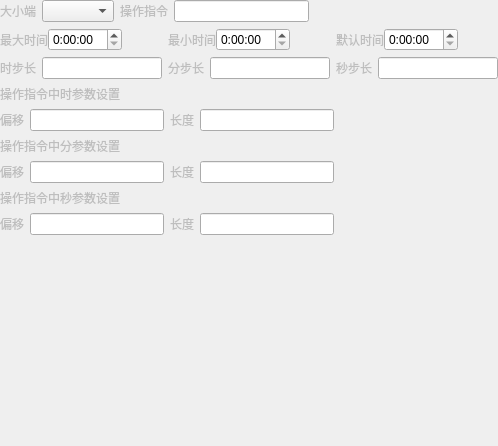
          <widget class="QWidget" name="varTimepage">
           <layout class="QGridLayout" name="gridLayout_4">
            <property name="leftMargin">
             <number>0</number>
            </property>
            <property name="topMargin">
             <number>0</number>
            </property>
            <property name="rightMargin">
             <number>0</number>
            </property>
            <property name="bottomMargin">
             <number>0</number>
            </property>
            <item row="0" column="0">
             <layout class="QHBoxLayout" name="horizontalLayout_140">
              <item>
               <layout class="QHBoxLayout" name="horizontalLayout_110">
                <item>
                 <widget class="QLabel" name="label_134">
                  <property name="enabled">
                   <bool>false</bool>
                  </property>
                  <property name="text">
                   <string>大小端</string>
                  </property>
                 </widget>
                </item>
                <item>
                 <widget class="QComboBox" name="timeEndian"/>
                </item>
               </layout>
              </item>
              <item>
               <layout class="QHBoxLayout" name="horizontalLayout_98">
                <item>
                 <widget class="QLabel" name="label_122">
                  <property name="enabled">
                   <bool>false</bool>
                  </property>
                  <property name="text">
                   <string>操作指令</string>
                  </property>
                 </widget>
                </item>
                <item>
                 <widget class="QLineEdit" name="timeOrder"/>
                </item>
               </layout>
              </item>
              <item>
               <spacer name="horizontalSpacer_40">
                <property name="orientation">
                 <enum>Qt::Horizontal</enum>
                </property>
                <property name="sizeHint" stdset="0">
                 <size>
                  <width>40</width>
                  <height>20</height>
                 </size>
                </property>
               </spacer>
              </item>
             </layout>
            </item>
            <item row="1" column="0">
             <layout class="QHBoxLayout" name="horizontalLayout_127" stretch="0,0,0">
              <property name="spacing">
               <number>6</number>
              </property>
              <item>
               <layout class="QHBoxLayout" name="horizontalLayout_48">
                <property name="spacing">
                 <number>0</number>
                </property>
                <item>
                 <widget class="QLabel" name="label_32">
                  <property name="enabled">
                   <bool>false</bool>
                  </property>
                  <property name="text">
                   <string>最大时间</string>
                  </property>
                 </widget>
                </item>
                <item>
                 <widget class="QTimeEdit" name="timeMaxEdit">
                  <property name="displayFormat">
                   <string>H:mm:ss</string>
                  </property>
                 </widget>
                </item>
                <item>
                 <spacer name="horizontalSpacer_10">
                  <property name="orientation">
                   <enum>Qt::Horizontal</enum>
                  </property>
                  <property name="sizeHint" stdset="0">
                   <size>
                    <width>40</width>
                    <height>20</height>
                   </size>
                  </property>
                 </spacer>
                </item>
               </layout>
              </item>
              <item>
               <layout class="QHBoxLayout" name="horizontalLayout_49">
                <property name="spacing">
                 <number>0</number>
                </property>
                <item>
                 <widget class="QLabel" name="label_33">
                  <property name="enabled">
                   <bool>false</bool>
                  </property>
                  <property name="text">
                   <string>最小时间</string>
                  </property>
                 </widget>
                </item>
                <item>
                 <widget class="QTimeEdit" name="timeMinEdit">
                  <property name="displayFormat">
                   <string>H:mm:ss</string>
                  </property>
                 </widget>
                </item>
                <item>
                 <spacer name="horizontalSpacer_37">
                  <property name="orientation">
                   <enum>Qt::Horizontal</enum>
                  </property>
                  <property name="sizeHint" stdset="0">
                   <size>
                    <width>40</width>
                    <height>20</height>
                   </size>
                  </property>
                 </spacer>
                </item>
               </layout>
              </item>
              <item>
               <layout class="QHBoxLayout" name="horizontalLayout_50">
                <property name="spacing">
                 <number>0</number>
                </property>
                <item>
                 <widget class="QLabel" name="label_34">
                  <property name="enabled">
                   <bool>false</bool>
                  </property>
                  <property name="text">
                   <string>默认时间</string>
                  </property>
                 </widget>
                </item>
                <item>
                 <widget class="QTimeEdit" name="timeEdit">
                  <property name="displayFormat">
                   <string>H:mm:ss</string>
                  </property>
                 </widget>
                </item>
                <item>
                 <spacer name="horizontalSpacer_38">
                  <property name="orientation">
                   <enum>Qt::Horizontal</enum>
                  </property>
                  <property name="sizeHint" stdset="0">
                   <size>
                    <width>40</width>
                    <height>20</height>
                   </size>
                  </property>
                 </spacer>
                </item>
               </layout>
              </item>
             </layout>
            </item>
            <item row="2" column="0">
             <layout class="QHBoxLayout" name="horizontalLayout_52">
              <item>
               <layout class="QHBoxLayout" name="horizontalLayout_12">
                <item>
                 <widget class="QLabel" name="label_35">
                  <property name="enabled">
                   <bool>false</bool>
                  </property>
                  <property name="text">
                   <string>时步长</string>
                  </property>
                 </widget>
                </item>
                <item>
                 <widget class="QLineEdit" name="timeHStepLineedit"/>
                </item>
               </layout>
              </item>
              <item>
               <layout class="QHBoxLayout" name="horizontalLayout_13">
                <item>
                 <widget class="QLabel" name="label_36">
                  <property name="enabled">
                   <bool>false</bool>
                  </property>
                  <property name="text">
                   <string>分步长</string>
                  </property>
                 </widget>
                </item>
                <item>
                 <widget class="QLineEdit" name="timeMStepLineedit"/>
                </item>
               </layout>
              </item>
              <item>
               <layout class="QHBoxLayout" name="horizontalLayout_11">
                <item>
                 <widget class="QLabel" name="label_38">
                  <property name="enabled">
                   <bool>false</bool>
                  </property>
                  <property name="text">
                   <string>秒步长</string>
                  </property>
                 </widget>
                </item>
                <item>
                 <widget class="QLineEdit" name="timeSStepLineedit"/>
                </item>
               </layout>
              </item>
             </layout>
            </item>
            <item row="3" column="0">
             <layout class="QVBoxLayout" name="verticalLayout_8">
              <item>
               <widget class="QLabel" name="label_123">
                <property name="enabled">
                 <bool>false</bool>
                </property>
                <property name="text">
                 <string>操作指令中时参数设置</string>
                </property>
               </widget>
              </item>
              <item>
               <layout class="QHBoxLayout" name="horizontalLayout_99">
                <item>
                 <layout class="QHBoxLayout" name="horizontalLayout_100">
                  <item>
                   <widget class="QLabel" name="label_124">
                    <property name="enabled">
                     <bool>false</bool>
                    </property>
                    <property name="text">
                     <string>偏移</string>
                    </property>
                   </widget>
                  </item>
                  <item>
                   <widget class="QLineEdit" name="timeHourOffset"/>
                  </item>
                 </layout>
                </item>
                <item>
                 <layout class="QHBoxLayout" name="horizontalLayout_101">
                  <item>
                   <widget class="QLabel" name="label_125">
                    <property name="enabled">
                     <bool>false</bool>
                    </property>
                    <property name="text">
                     <string>长度</string>
                    </property>
                   </widget>
                  </item>
                  <item>
                   <widget class="QLineEdit" name="timeHourLen"/>
                  </item>
                 </layout>
                </item>
                <item>
                 <spacer name="horizontalSpacer_45">
                  <property name="orientation">
                   <enum>Qt::Horizontal</enum>
                  </property>
                  <property name="sizeHint" stdset="0">
                   <size>
                    <width>40</width>
                    <height>20</height>
                   </size>
                  </property>
                 </spacer>
                </item>
               </layout>
              </item>
             </layout>
            </item>
            <item row="4" column="0">
             <layout class="QVBoxLayout" name="verticalLayout_9">
              <item>
               <widget class="QLabel" name="label_127">
                <property name="enabled">
                 <bool>false</bool>
                </property>
                <property name="text">
                 <string>操作指令中分参数设置</string>
                </property>
               </widget>
              </item>
              <item>
               <layout class="QHBoxLayout" name="horizontalLayout_103">
                <item>
                 <layout class="QHBoxLayout" name="horizontalLayout_104">
                  <item>
                   <widget class="QLabel" name="label_128">
                    <property name="enabled">
                     <bool>false</bool>
                    </property>
                    <property name="text">
                     <string>偏移</string>
                    </property>
                   </widget>
                  </item>
                  <item>
                   <widget class="QLineEdit" name="timeMinOffset"/>
                  </item>
                 </layout>
                </item>
                <item>
                 <layout class="QHBoxLayout" name="horizontalLayout_105">
                  <item>
                   <widget class="QLabel" name="label_129">
                    <property name="enabled">
                     <bool>false</bool>
                    </property>
                    <property name="text">
                     <string>长度</string>
                    </property>
                   </widget>
                  </item>
                  <item>
                   <widget class="QLineEdit" name="timeMinLen"/>
                  </item>
                 </layout>
                </item>
                <item>
                 <spacer name="horizontalSpacer_49">
                  <property name="orientation">
                   <enum>Qt::Horizontal</enum>
                  </property>
                  <property name="sizeHint" stdset="0">
                   <size>
                    <width>40</width>
                    <height>20</height>
                   </size>
                  </property>
                 </spacer>
                </item>
               </layout>
              </item>
             </layout>
            </item>
            <item row="5" column="0">
             <layout class="QVBoxLayout" name="verticalLayout_12">
              <item>
               <widget class="QLabel" name="label_131">
                <property name="enabled">
                 <bool>false</bool>
                </property>
                <property name="text">
                 <string>操作指令中秒参数设置</string>
                </property>
               </widget>
              </item>
              <item>
               <layout class="QHBoxLayout" name="horizontalLayout_107">
                <item>
                 <layout class="QHBoxLayout" name="horizontalLayout_108">
                  <item>
                   <widget class="QLabel" name="label_132">
                    <property name="enabled">
                     <bool>false</bool>
                    </property>
                    <property name="text">
                     <string>偏移</string>
                    </property>
                   </widget>
                  </item>
                  <item>
                   <widget class="QLineEdit" name="timeSecOffset"/>
                  </item>
                 </layout>
                </item>
                <item>
                 <layout class="QHBoxLayout" name="horizontalLayout_109">
                  <item>
                   <widget class="QLabel" name="label_133">
                    <property name="enabled">
                     <bool>false</bool>
                    </property>
                    <property name="text">
                     <string>长度</string>
                    </property>
                   </widget>
                  </item>
                  <item>
                   <widget class="QLineEdit" name="timeSecLen"/>
                  </item>
                 </layout>
                </item>
                <item>
                 <spacer name="horizontalSpacer_50">
                  <property name="orientation">
                   <enum>Qt::Horizontal</enum>
                  </property>
                  <property name="sizeHint" stdset="0">
                   <size>
                    <width>40</width>
                    <height>20</height>
                   </size>
                  </property>
                 </spacer>
                </item>
               </layout>
              </item>
             </layout>
            </item>
            <item row="6" column="0">
             <spacer name="verticalSpacer_2">
              <property name="orientation">
               <enum>Qt::Vertical</enum>
              </property>
              <property name="sizeHint" stdset="0">
               <size>
                <width>20</width>
                <height>211</height>
               </size>
              </property>
             </spacer>
            </item>
           </layout>
          </widget>
